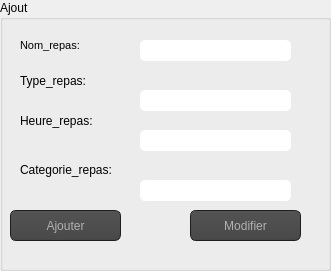
    <widget class="QGroupBox" name="groupBox_5">
     <property name="geometry">
      <rect>
       <x>10</x>
       <y>50</y>
       <width>331</width>
       <height>271</height>
      </rect>
     </property>
     <property name="title">
      <string>Ajout</string>
     </property>
     <widget class="QLineEdit" name="lineEdit_categorie">
      <property name="geometry">
       <rect>
        <x>140</x>
        <y>180</y>
        <width>151</width>
        <height>21</height>
       </rect>
      </property>
      <property name="styleSheet">
       <string notr="true">QLineEdit{
    background-color: white;
    box-shadow: 2px 0.5px 5px 1px inset black;
    border-radius: 5px;
    width: 70%;
    padding-right: 10px;
    padding-left: 10px;
    text-align: left;
    color: #000;
    font-size:inherit;
    font-family: Arial, Helvetica, sans-serif;  
    font-weight:normal;
    font-variant:normal;
}
QLineEdit::hover{  color: black ;
background-color:orange;}
QLineEdit::focus{  color: black ;
background-color:white;}</string>
      </property>
     </widget>
     <widget class="QLabel" name="label_4">
      <property name="geometry">
       <rect>
        <x>20</x>
        <y>110</y>
        <width>121</width>
        <height>21</height>
       </rect>
      </property>
      <property name="text">
       <string>Heure_repas:</string>
      </property>
     </widget>
     <widget class="QLabel" name="label_2">
      <property name="geometry">
       <rect>
        <x>20</x>
        <y>30</y>
        <width>141</width>
        <height>31</height>
       </rect>
      </property>
      <property name="font">
       <font>
        <family>MS Shell Dlg 2</family>
        <pointsize>8</pointsize>
        <weight>50</weight>
        <italic>false</italic>
        <bold>false</bold>
       </font>
      </property>
      <property name="styleSheet">
       <string notr="true">font: 8pt &quot;MS Shell Dlg 2&quot;;</string>
      </property>
      <property name="text">
       <string>Nom_repas:</string>
      </property>
     </widget>
     <widget class="QLineEdit" name="lineEdit_nom">
      <property name="geometry">
       <rect>
        <x>140</x>
        <y>40</y>
        <width>151</width>
        <height>21</height>
       </rect>
      </property>
      <property name="styleSheet">
       <string notr="true">QLineEdit{
    background-color: white;
    box-shadow: 2px 0.5px 5px 1px inset black;
    border-radius: 5px;
    width: 70%;
    padding-right: 10px;
    padding-left: 10px;
    text-align: left;
    color: #000;
    font-size:inherit;
    font-family: Arial, Helvetica, sans-serif;  
    font-weight:normal;
    font-variant:normal;
}
QLineEdit::hover{  color: black ;
background-color:orange;}
QLineEdit::focus{  color: black ;
background-color:white;}</string>
      </property>
     </widget>
     <widget class="QLineEdit" name="lineEdit_heure">
      <property name="geometry">
       <rect>
        <x>140</x>
        <y>130</y>
        <width>151</width>
        <height>21</height>
       </rect>
      </property>
      <property name="styleSheet">
       <string notr="true">QLineEdit{
    background-color: white;
    box-shadow: 2px 0.5px 5px 1px inset black;
    border-radius: 5px;
    width: 70%;
    padding-right: 10px;
    padding-left: 10px;
    text-align: left;
    color: #000;
    font-size:inherit;
    font-family: Arial, Helvetica, sans-serif;  
    font-weight:normal;
    font-variant:normal;
}
QLineEdit::hover{  color: black ;
background-color:orange;}
QLineEdit::focus{  color: black ;
background-color:white;}</string>
      </property>
     </widget>
     <widget class="QLabel" name="label_3">
      <property name="geometry">
       <rect>
        <x>20</x>
        <y>70</y>
        <width>141</width>
        <height>21</height>
       </rect>
      </property>
      <property name="text">
       <string>Type_repas:</string>
      </property>
     </widget>
     <widget class="QPushButton" name="pushButton_modifier_i">
      <property name="geometry">
       <rect>
        <x>190</x>
        <y>210</y>
        <width>111</width>
        <height>31</height>
       </rect>
      </property>
      <property name="styleSheet">
       <string notr="true">QToolTip
{
     border: 1px solid black;
     background-color: #ffa02f;
     padding: 1px;
     border-radius: 3px;
     opacity: 100;
}

QWidget
{
    color: #b1b1b1;
    background-color: #323232;
}

QWidget:item:hover
{
    background-color: QLinearGradient( x1: 0, y1: 0, x2: 0, y2: 1, stop: 0 #ffa02f, stop: 1 #ca0619);
    color: #000000;
}

QWidget:item:selected
{
    background-color: QLinearGradient( x1: 0, y1: 0, x2: 0, y2: 1, stop: 0 #ffa02f, stop: 1 #d7801a);
}

QMenuBar::item
{
    background: transparent;
}

QMenuBar::item:selected
{
    background: transparent;
    border: 1px solid #ffaa00;
}

QMenuBar::item:pressed
{
    background: #444;
    border: 1px solid #000;
    background-color: QLinearGradient(
        x1:0, y1:0,
        x2:0, y2:1,
        stop:1 #212121,
        stop:0.4 #343434/*,
        stop:0.2 #343434,
        stop:0.1 #ffaa00*/
    );
    margin-bottom:-1px;
    padding-bottom:1px;
}

QMenu
{
    border: 1px solid #000;
}

QMenu::item
{
    padding: 2px 20px 2px 20px;
}

QMenu::item:selected
{
    color: #000000;
}

QWidget:disabled
{
    color: #404040;
    background-color: #323232;
}

QAbstractItemView
{
    background-color: QLinearGradient( x1: 0, y1: 0, x2: 0, y2: 1, stop: 0 #4d4d4d, stop: 0.1 #646464, stop: 1 #5d5d5d);
}

QWidget:focus
{
    /*border: 2px solid QLinearGradient( x1: 0, y1: 0, x2: 0, y2: 1, stop: 0 #ffa02f, stop: 1 #d7801a);*/
}

QLineEdit
{
    background-color: QLinearGradient( x1: 0, y1: 0, x2: 0, y2: 1, stop: 0 #4d4d4d, stop: 0 #646464, stop: 1 #5d5d5d);
    padding: 1px;
    border-style: solid;
    border: 1px solid #1e1e1e;
    border-radius: 5;
}

QPushButton
{
    color: #b1b1b1;
    background-color: QLinearGradient( x1: 0, y1: 0, x2: 0, y2: 1, stop: 0 #565656, stop: 0.1 #525252, stop: 0.5 #4e4e4e, stop: 0.9 #4a4a4a, stop: 1 #464646);
    border-width: 1px;
    border-color: #1e1e1e;
    border-style: solid;
    border-radius: 6;
    padding: 3px;
    font-size: 12px;
    padding-left: 5px;
    padding-right: 5px;
}

QPushButton:pressed
{
    background-color: QLinearGradient( x1: 0, y1: 0, x2: 0, y2: 1, stop: 0 #2d2d2d, stop: 0.1 #2b2b2b, stop: 0.5 #292929, stop: 0.9 #282828, stop: 1 #252525);
}

QComboBox
{
    selection-background-color: #ffaa00;
    background-color: QLinearGradient( x1: 0, y1: 0, x2: 0, y2: 1, stop: 0 #565656, stop: 0.1 #525252, stop: 0.5 #4e4e4e, stop: 0.9 #4a4a4a, stop: 1 #464646);
    border-style: solid;
    border: 1px solid #1e1e1e;
    border-radius: 5;
}

QComboBox:hover,QPushButton:hover
{
    border: 2px solid QLinearGradient( x1: 0, y1: 0, x2: 0, y2: 1, stop: 0 #ffa02f, stop: 1 #d7801a);
}


QComboBox:on
{
    padding-top: 3px;
    padding-left: 4px;
    background-color: QLinearGradient( x1: 0, y1: 0, x2: 0, y2: 1, stop: 0 #2d2d2d, stop: 0.1 #2b2b2b, stop: 0.5 #292929, stop: 0.9 #282828, stop: 1 #252525);
    selection-background-color: #ffaa00;
}

QComboBox QAbstractItemView
{
    border: 2px solid darkgray;
    selection-background-color: QLinearGradient( x1: 0, y1: 0, x2: 0, y2: 1, stop: 0 #ffa02f, stop: 1 #d7801a);
}

QComboBox::drop-down
{
     subcontrol-origin: padding;
     subcontrol-position: top right;
     width: 15px;

     border-left-width: 0px;
     border-left-color: darkgray;
     border-left-style: solid; /* just a single line */
     border-top-right-radius: 3px; /* same radius as the QComboBox */
     border-bottom-right-radius: 3px;
 }

QComboBox::down-arrow
{
     image: url(:/down_arrow.png);
}

QGroupBox:focus
{
border: 2px solid QLinearGradient( x1: 0, y1: 0, x2: 0, y2: 1, stop: 0 #ffa02f, stop: 1 #d7801a);
}

QTextEdit:focus
{
    border: 2px solid QLinearGradient( x1: 0, y1: 0, x2: 0, y2: 1, stop: 0 #ffa02f, stop: 1 #d7801a);
}

QScrollBar:horizontal {
     border: 1px solid #222222;
     background: QLinearGradient( x1: 0, y1: 0, x2: 0, y2: 1, stop: 0.0 #121212, stop: 0.2 #282828, stop: 1 #484848);
     height: 7px;
     margin: 0px 16px 0 16px;
}

QScrollBar::handle:horizontal
{
      background: QLinearGradient( x1: 0, y1: 0, x2: 1, y2: 0, stop: 0 #ffa02f, stop: 0.5 #d7801a, stop: 1 #ffa02f);
      min-height: 20px;
      border-radius: 2px;
}

QScrollBar::add-line:horizontal {
      border: 1px solid #1b1b19;
      border-radius: 2px;
      background: QLinearGradient( x1: 0, y1: 0, x2: 1, y2: 0, stop: 0 #ffa02f, stop: 1 #d7801a);
      width: 14px;
      subcontrol-position: right;
      subcontrol-origin: margin;
}

QScrollBar::sub-line:horizontal {
      border: 1px solid #1b1b19;
      border-radius: 2px;
      background: QLinearGradient( x1: 0, y1: 0, x2: 1, y2: 0, stop: 0 #ffa02f, stop: 1 #d7801a);
      width: 14px;
     subcontrol-position: left;
     subcontrol-origin: margin;
}

QScrollBar::right-arrow:horizontal, QScrollBar::left-arrow:horizontal
{
      border: 1px solid black;
      width: 1px;
      height: 1px;
      background: white;
}

QScrollBar::add-page:horizontal, QScrollBar::sub-page:horizontal
{
      background: none;
}

QScrollBar:vertical
{
      background: QLinearGradient( x1: 0, y1: 0, x2: 1, y2: 0, stop: 0.0 #121212, stop: 0.2 #282828, stop: 1 #484848);
      width: 7px;
      margin: 16px 0 16px 0;
      border: 1px solid #222222;
}

QScrollBar::handle:vertical
{
      background: QLinearGradient( x1: 0, y1: 0, x2: 0, y2: 1, stop: 0 #ffa02f, stop: 0.5 #d7801a, stop: 1 #ffa02f);
      min-height: 20px;
      border-radius: 2px;
}

QScrollBar::add-line:vertical
{
      border: 1px solid #1b1b19;
      border-radius: 2px;
      background: QLinearGradient( x1: 0, y1: 0, x2: 0, y2: 1, stop: 0 #ffa02f, stop: 1 #d7801a);
      height: 14px;
      subcontrol-position: bottom;
      subcontrol-origin: margin;
}

QScrollBar::sub-line:vertical
{
      border: 1px solid #1b1b19;
      border-radius: 2px;
      background: QLinearGradient( x1: 0, y1: 0, x2: 0, y2: 1, stop: 0 #d7801a, stop: 1 #ffa02f);
      height: 14px;
      subcontrol-position: top;
      subcontrol-origin: margin;
}

QScrollBar::up-arrow:vertical, QScrollBar::down-arrow:vertical
{
      border: 1px solid black;
      width: 1px;
      height: 1px;
      background: white;
}


QScrollBar::add-page:vertical, QScrollBar::sub-page:vertical
{
      background: none;
}

QTextEdit
{
    background-color: #242424;
}

QPlainTextEdit
{
    background-color: #242424;
}

QHeaderView::section
{
    background-color: QLinearGradient(x1:0, y1:0, x2:0, y2:1, stop:0 #616161, stop: 0.5 #505050, stop: 0.6 #434343, stop:1 #656565);
    color: white;
    padding-left: 4px;
    border: 1px solid #6c6c6c;
}

QCheckBox:disabled
{
color: #414141;
}

QDockWidget::title
{
    text-align: center;
    spacing: 3px; /* spacing between items in the tool bar */
    background-color: QLinearGradient(x1:0, y1:0, x2:0, y2:1, stop:0 #323232, stop: 0.5 #242424, stop:1 #323232);
}

QDockWidget::close-button, QDockWidget::float-button
{
    text-align: center;
    spacing: 1px; /* spacing between items in the tool bar */
    background-color: QLinearGradient(x1:0, y1:0, x2:0, y2:1, stop:0 #323232, stop: 0.5 #242424, stop:1 #323232);
}

QDockWidget::close-button:hover, QDockWidget::float-button:hover
{
    background: #242424;
}

QDockWidget::close-button:pressed, QDockWidget::float-button:pressed
{
    padding: 1px -1px -1px 1px;
}

QMainWindow::separator
{
    background-color: QLinearGradient(x1:0, y1:0, x2:0, y2:1, stop:0 #161616, stop: 0.5 #151515, stop: 0.6 #212121, stop:1 #343434);
    color: white;
    padding-left: 4px;
    border: 1px solid #4c4c4c;
    spacing: 3px; /* spacing between items in the tool bar */
}

QMainWindow::separator:hover
{

    background-color: QLinearGradient(x1:0, y1:0, x2:0, y2:1, stop:0 #d7801a, stop:0.5 #b56c17 stop:1 #ffa02f);
    color: white;
    padding-left: 4px;
    border: 1px solid #6c6c6c;
    spacing: 3px; /* spacing between items in the tool bar */
}

QToolBar::handle
{
     spacing: 3px; /* spacing between items in the tool bar */
     background: url(:/images/handle.png);
}

QMenu::separator
{
    height: 2px;
    background-color: QLinearGradient(x1:0, y1:0, x2:0, y2:1, stop:0 #161616, stop: 0.5 #151515, stop: 0.6 #212121, stop:1 #343434);
    color: white;
    padding-left: 4px;
    margin-left: 10px;
    margin-right: 5px;
}

QProgressBar
{
    border: 2px solid grey;
    border-radius: 5px;
    text-align: center;
}

QProgressBar::chunk
{
    background-color: #d7801a;
    width: 2.15px;
    margin: 0.5px;
}

QTabBar::tab {
    color: #b1b1b1;
    border: 1px solid #444;
    border-bottom-style: none;
    background-color: #323232;
    padding-left: 10px;
    padding-right: 10px;
    padding-top: 3px;
    padding-bottom: 2px;
    margin-right: -1px;
}

QTabWidget::pane {
    border: 1px solid #444;
    top: 1px;
}

QTabBar::tab:last
{
    margin-right: 0; /* the last selected tab has nothing to overlap with on the right */
    border-top-right-radius: 3px;
}

QTabBar::tab:first:!selected
{
 margin-left: 0px; /* the last selected tab has nothing to overlap with on the right */


    border-top-left-radius: 3px;
}

QTabBar::tab:!selected
{
    color: #b1b1b1;
    border-bottom-style: solid;
    margin-top: 3px;
    background-color: QLinearGradient(x1:0, y1:0, x2:0, y2:1, stop:1 #212121, stop:.4 #343434);
}

QTabBar::tab:selected
{
    border-top-left-radius: 3px;
    border-top-right-radius: 3px;
    margin-bottom: 0px;
}

QTabBar::tab:!selected:hover
{
    /*border-top: 2px solid #ffaa00;
    padding-bottom: 3px;*/
    border-top-left-radius: 3px;
    border-top-right-radius: 3px;
    background-color: QLinearGradient(x1:0, y1:0, x2:0, y2:1, stop:1 #212121, stop:0.4 #343434, stop:0.2 #343434, stop:0.1 #ffaa00);
}

QRadioButton::indicator:checked, QRadioButton::indicator:unchecked{
    color: #b1b1b1;
    background-color: #323232;
    border: 1px solid #b1b1b1;
    border-radius: 6px;
}

QRadioButton::indicator:checked
{
    background-color: qradialgradient(
        cx: 0.5, cy: 0.5,
        fx: 0.5, fy: 0.5,
        radius: 1.0,
        stop: 0.25 #ffaa00,
        stop: 0.3 #323232
    );
}

QCheckBox::indicator{
    color: #b1b1b1;
    background-color: #323232;
    border: 1px solid #b1b1b1;
    width: 9px;
    height: 9px;
}

QRadioButton::indicator
{
    border-radius: 6px;
}

QRadioButton::indicator:hover, QCheckBox::indicator:hover
{
    border: 1px solid #ffaa00;
}

QCheckBox::indicator:checked
{
    image:url(:/images/checkbox.png);
}

QCheckBox::indicator:disabled, QRadioButton::indicator:disabled
{
    border: 1px solid #444;
}</string>
      </property>
      <property name="text">
       <string>Modifier</string>
      </property>
     </widget>
     <widget class="QLineEdit" name="lineEdit_type">
      <property name="geometry">
       <rect>
        <x>140</x>
        <y>90</y>
        <width>151</width>
        <height>21</height>
       </rect>
      </property>
      <property name="styleSheet">
       <string notr="true">QLineEdit{
    background-color: white;
    box-shadow: 2px 0.5px 5px 1px inset black;
    border-radius: 5px;
    width: 70%;
    padding-right: 10px;
    padding-left: 10px;
    text-align: left;
    color: #000;
    font-size:inherit;
    font-family: Arial, Helvetica, sans-serif;  
    font-weight:normal;
    font-variant:normal;
}
QLineEdit::hover{  color: black ;
background-color:orange;}
QLineEdit::focus{  color: black ;
background-color:white;}</string>
      </property>
     </widget>
     <widget class="QPushButton" name="pushButton_ajouter">
      <property name="geometry">
       <rect>
        <x>10</x>
        <y>210</y>
        <width>111</width>
        <height>31</height>
       </rect>
      </property>
      <property name="font">
       <font>
        <pointsize>-1</pointsize>
       </font>
      </property>
      <property name="styleSheet">
       <string notr="true">QToolTip
{
     border: 1px solid black;
     background-color: #ffa02f;
     padding: 1px;
     border-radius: 3px;
     opacity: 100;
}

QWidget
{
    color: #b1b1b1;
    background-color: #323232;
}

QWidget:item:hover
{
    background-color: QLinearGradient( x1: 0, y1: 0, x2: 0, y2: 1, stop: 0 #ffa02f, stop: 1 #ca0619);
    color: #000000;
}

QWidget:item:selected
{
    background-color: QLinearGradient( x1: 0, y1: 0, x2: 0, y2: 1, stop: 0 #ffa02f, stop: 1 #d7801a);
}

QMenuBar::item
{
    background: transparent;
}

QMenuBar::item:selected
{
    background: transparent;
    border: 1px solid #ffaa00;
}

QMenuBar::item:pressed
{
    background: #444;
    border: 1px solid #000;
    background-color: QLinearGradient(
        x1:0, y1:0,
        x2:0, y2:1,
        stop:1 #212121,
        stop:0.4 #343434/*,
        stop:0.2 #343434,
        stop:0.1 #ffaa00*/
    );
    margin-bottom:-1px;
    padding-bottom:1px;
}

QMenu
{
    border: 1px solid #000;
}

QMenu::item
{
    padding: 2px 20px 2px 20px;
}

QMenu::item:selected
{
    color: #000000;
}

QWidget:disabled
{
    color: #404040;
    background-color: #323232;
}

QAbstractItemView
{
    background-color: QLinearGradient( x1: 0, y1: 0, x2: 0, y2: 1, stop: 0 #4d4d4d, stop: 0.1 #646464, stop: 1 #5d5d5d);
}

QWidget:focus
{
    /*border: 2px solid QLinearGradient( x1: 0, y1: 0, x2: 0, y2: 1, stop: 0 #ffa02f, stop: 1 #d7801a);*/
}

QLineEdit
{
    background-color: QLinearGradient( x1: 0, y1: 0, x2: 0, y2: 1, stop: 0 #4d4d4d, stop: 0 #646464, stop: 1 #5d5d5d);
    padding: 1px;
    border-style: solid;
    border: 1px solid #1e1e1e;
    border-radius: 5;
}

QPushButton
{
    color: #b1b1b1;
    background-color: QLinearGradient( x1: 0, y1: 0, x2: 0, y2: 1, stop: 0 #565656, stop: 0.1 #525252, stop: 0.5 #4e4e4e, stop: 0.9 #4a4a4a, stop: 1 #464646);
    border-width: 1px;
    border-color: #1e1e1e;
    border-style: solid;
    border-radius: 6;
    padding: 3px;
    font-size: 12px;
    padding-left: 5px;
    padding-right: 5px;
}

QPushButton:pressed
{
    background-color: QLinearGradient( x1: 0, y1: 0, x2: 0, y2: 1, stop: 0 #2d2d2d, stop: 0.1 #2b2b2b, stop: 0.5 #292929, stop: 0.9 #282828, stop: 1 #252525);
}

QComboBox
{
    selection-background-color: #ffaa00;
    background-color: QLinearGradient( x1: 0, y1: 0, x2: 0, y2: 1, stop: 0 #565656, stop: 0.1 #525252, stop: 0.5 #4e4e4e, stop: 0.9 #4a4a4a, stop: 1 #464646);
    border-style: solid;
    border: 1px solid #1e1e1e;
    border-radius: 5;
}

QComboBox:hover,QPushButton:hover
{
    border: 2px solid QLinearGradient( x1: 0, y1: 0, x2: 0, y2: 1, stop: 0 #ffa02f, stop: 1 #d7801a);
}


QComboBox:on
{
    padding-top: 3px;
    padding-left: 4px;
    background-color: QLinearGradient( x1: 0, y1: 0, x2: 0, y2: 1, stop: 0 #2d2d2d, stop: 0.1 #2b2b2b, stop: 0.5 #292929, stop: 0.9 #282828, stop: 1 #252525);
    selection-background-color: #ffaa00;
}

QComboBox QAbstractItemView
{
    border: 2px solid darkgray;
    selection-background-color: QLinearGradient( x1: 0, y1: 0, x2: 0, y2: 1, stop: 0 #ffa02f, stop: 1 #d7801a);
}

QComboBox::drop-down
{
     subcontrol-origin: padding;
     subcontrol-position: top right;
     width: 15px;

     border-left-width: 0px;
     border-left-color: darkgray;
     border-left-style: solid; /* just a single line */
     border-top-right-radius: 3px; /* same radius as the QComboBox */
     border-bottom-right-radius: 3px;
 }

QComboBox::down-arrow
{
     image: url(:/down_arrow.png);
}

QGroupBox:focus
{
border: 2px solid QLinearGradient( x1: 0, y1: 0, x2: 0, y2: 1, stop: 0 #ffa02f, stop: 1 #d7801a);
}

QTextEdit:focus
{
    border: 2px solid QLinearGradient( x1: 0, y1: 0, x2: 0, y2: 1, stop: 0 #ffa02f, stop: 1 #d7801a);
}

QScrollBar:horizontal {
     border: 1px solid #222222;
     background: QLinearGradient( x1: 0, y1: 0, x2: 0, y2: 1, stop: 0.0 #121212, stop: 0.2 #282828, stop: 1 #484848);
     height: 7px;
     margin: 0px 16px 0 16px;
}

QScrollBar::handle:horizontal
{
      background: QLinearGradient( x1: 0, y1: 0, x2: 1, y2: 0, stop: 0 #ffa02f, stop: 0.5 #d7801a, stop: 1 #ffa02f);
      min-height: 20px;
      border-radius: 2px;
}

QScrollBar::add-line:horizontal {
      border: 1px solid #1b1b19;
      border-radius: 2px;
      background: QLinearGradient( x1: 0, y1: 0, x2: 1, y2: 0, stop: 0 #ffa02f, stop: 1 #d7801a);
      width: 14px;
      subcontrol-position: right;
      subcontrol-origin: margin;
}

QScrollBar::sub-line:horizontal {
      border: 1px solid #1b1b19;
      border-radius: 2px;
      background: QLinearGradient( x1: 0, y1: 0, x2: 1, y2: 0, stop: 0 #ffa02f, stop: 1 #d7801a);
      width: 14px;
     subcontrol-position: left;
     subcontrol-origin: margin;
}

QScrollBar::right-arrow:horizontal, QScrollBar::left-arrow:horizontal
{
      border: 1px solid black;
      width: 1px;
      height: 1px;
      background: white;
}

QScrollBar::add-page:horizontal, QScrollBar::sub-page:horizontal
{
      background: none;
}

QScrollBar:vertical
{
      background: QLinearGradient( x1: 0, y1: 0, x2: 1, y2: 0, stop: 0.0 #121212, stop: 0.2 #282828, stop: 1 #484848);
      width: 7px;
      margin: 16px 0 16px 0;
      border: 1px solid #222222;
}

QScrollBar::handle:vertical
{
      background: QLinearGradient( x1: 0, y1: 0, x2: 0, y2: 1, stop: 0 #ffa02f, stop: 0.5 #d7801a, stop: 1 #ffa02f);
      min-height: 20px;
      border-radius: 2px;
}

QScrollBar::add-line:vertical
{
      border: 1px solid #1b1b19;
      border-radius: 2px;
      background: QLinearGradient( x1: 0, y1: 0, x2: 0, y2: 1, stop: 0 #ffa02f, stop: 1 #d7801a);
      height: 14px;
      subcontrol-position: bottom;
      subcontrol-origin: margin;
}

QScrollBar::sub-line:vertical
{
      border: 1px solid #1b1b19;
      border-radius: 2px;
      background: QLinearGradient( x1: 0, y1: 0, x2: 0, y2: 1, stop: 0 #d7801a, stop: 1 #ffa02f);
      height: 14px;
      subcontrol-position: top;
      subcontrol-origin: margin;
}

QScrollBar::up-arrow:vertical, QScrollBar::down-arrow:vertical
{
      border: 1px solid black;
      width: 1px;
      height: 1px;
      background: white;
}


QScrollBar::add-page:vertical, QScrollBar::sub-page:vertical
{
      background: none;
}

QTextEdit
{
    background-color: #242424;
}

QPlainTextEdit
{
    background-color: #242424;
}

QHeaderView::section
{
    background-color: QLinearGradient(x1:0, y1:0, x2:0, y2:1, stop:0 #616161, stop: 0.5 #505050, stop: 0.6 #434343, stop:1 #656565);
    color: white;
    padding-left: 4px;
    border: 1px solid #6c6c6c;
}

QCheckBox:disabled
{
color: #414141;
}

QDockWidget::title
{
    text-align: center;
    spacing: 3px; /* spacing between items in the tool bar */
    background-color: QLinearGradient(x1:0, y1:0, x2:0, y2:1, stop:0 #323232, stop: 0.5 #242424, stop:1 #323232);
}

QDockWidget::close-button, QDockWidget::float-button
{
    text-align: center;
    spacing: 1px; /* spacing between items in the tool bar */
    background-color: QLinearGradient(x1:0, y1:0, x2:0, y2:1, stop:0 #323232, stop: 0.5 #242424, stop:1 #323232);
}

QDockWidget::close-button:hover, QDockWidget::float-button:hover
{
    background: #242424;
}

QDockWidget::close-button:pressed, QDockWidget::float-button:pressed
{
    padding: 1px -1px -1px 1px;
}

QMainWindow::separator
{
    background-color: QLinearGradient(x1:0, y1:0, x2:0, y2:1, stop:0 #161616, stop: 0.5 #151515, stop: 0.6 #212121, stop:1 #343434);
    color: white;
    padding-left: 4px;
    border: 1px solid #4c4c4c;
    spacing: 3px; /* spacing between items in the tool bar */
}

QMainWindow::separator:hover
{

    background-color: QLinearGradient(x1:0, y1:0, x2:0, y2:1, stop:0 #d7801a, stop:0.5 #b56c17 stop:1 #ffa02f);
    color: white;
    padding-left: 4px;
    border: 1px solid #6c6c6c;
    spacing: 3px; /* spacing between items in the tool bar */
}

QToolBar::handle
{
     spacing: 3px; /* spacing between items in the tool bar */
     background: url(:/images/handle.png);
}

QMenu::separator
{
    height: 2px;
    background-color: QLinearGradient(x1:0, y1:0, x2:0, y2:1, stop:0 #161616, stop: 0.5 #151515, stop: 0.6 #212121, stop:1 #343434);
    color: white;
    padding-left: 4px;
    margin-left: 10px;
    margin-right: 5px;
}

QProgressBar
{
    border: 2px solid grey;
    border-radius: 5px;
    text-align: center;
}

QProgressBar::chunk
{
    background-color: #d7801a;
    width: 2.15px;
    margin: 0.5px;
}

QTabBar::tab {
    color: #b1b1b1;
    border: 1px solid #444;
    border-bottom-style: none;
    background-color: #323232;
    padding-left: 10px;
    padding-right: 10px;
    padding-top: 3px;
    padding-bottom: 2px;
    margin-right: -1px;
}

QTabWidget::pane {
    border: 1px solid #444;
    top: 1px;
}

QTabBar::tab:last
{
    margin-right: 0; /* the last selected tab has nothing to overlap with on the right */
    border-top-right-radius: 3px;
}

QTabBar::tab:first:!selected
{
 margin-left: 0px; /* the last selected tab has nothing to overlap with on the right */


    border-top-left-radius: 3px;
}

QTabBar::tab:!selected
{
    color: #b1b1b1;
    border-bottom-style: solid;
    margin-top: 3px;
    background-color: QLinearGradient(x1:0, y1:0, x2:0, y2:1, stop:1 #212121, stop:.4 #343434);
}

QTabBar::tab:selected
{
    border-top-left-radius: 3px;
    border-top-right-radius: 3px;
    margin-bottom: 0px;
}

QTabBar::tab:!selected:hover
{
    /*border-top: 2px solid #ffaa00;
    padding-bottom: 3px;*/
    border-top-left-radius: 3px;
    border-top-right-radius: 3px;
    background-color: QLinearGradient(x1:0, y1:0, x2:0, y2:1, stop:1 #212121, stop:0.4 #343434, stop:0.2 #343434, stop:0.1 #ffaa00);
}

QRadioButton::indicator:checked, QRadioButton::indicator:unchecked{
    color: #b1b1b1;
    background-color: #323232;
    border: 1px solid #b1b1b1;
    border-radius: 6px;
}

QRadioButton::indicator:checked
{
    background-color: qradialgradient(
        cx: 0.5, cy: 0.5,
        fx: 0.5, fy: 0.5,
        radius: 1.0,
        stop: 0.25 #ffaa00,
        stop: 0.3 #323232
    );
}

QCheckBox::indicator{
    color: #b1b1b1;
    background-color: #323232;
    border: 1px solid #b1b1b1;
    width: 9px;
    height: 9px;
}

QRadioButton::indicator
{
    border-radius: 6px;
}

QRadioButton::indicator:hover, QCheckBox::indicator:hover
{
    border: 1px solid #ffaa00;
}

QCheckBox::indicator:checked
{
    image:url(:/images/checkbox.png);
}

QCheckBox::indicator:disabled, QRadioButton::indicator:disabled
{
    border: 1px solid #444;
}</string>
      </property>
      <property name="text">
       <string>Ajouter</string>
      </property>
     </widget>
     <widget class="QLabel" name="label_6">
      <property name="geometry">
       <rect>
        <x>20</x>
        <y>160</y>
        <width>121</width>
        <height>20</height>
       </rect>
      </property>
      <property name="text">
       <string>Categorie_repas:</string>
      </property>
     </widget>
    </widget>
